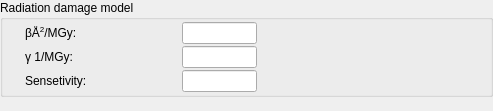
<?xml version="1.0" encoding="UTF-8"?>
<ui version="4.0">
 <class>RadiationDamageModelWidgetLayout</class>
 <widget class="QWidget" name="RadiationDamageModelWidgetLayout">
  <property name="geometry">
   <rect>
    <x>0</x>
    <y>0</y>
    <width>493</width>
    <height>111</height>
   </rect>
  </property>
  <property name="windowTitle">
   <string>RadiationDamageModelWidget</string>
  </property>
  <layout class="QVBoxLayout">
   <property name="spacing">
    <number>0</number>
   </property>
   <property name="margin">
    <number>0</number>
   </property>
   <item>
    <widget class="QGroupBox" name="main_groupbox">
     <property name="title">
      <string>Radiation damage model</string>
     </property>
     <layout class="QHBoxLayout">
      <property name="spacing">
       <number>2</number>
      </property>
      <property name="margin">
       <number>2</number>
      </property>
      <item>
       <spacer name="verticalSpacer">
        <property name="orientation">
         <enum>Qt::Vertical</enum>
        </property>
        <property name="sizeHint" stdset="0">
         <size>
          <width>20</width>
          <height>40</height>
         </size>
        </property>
       </spacer>
      </item>
      <item>
       <layout class="QHBoxLayout">
        <property name="spacing">
         <number>2</number>
        </property>
        <item>
         <layout class="QVBoxLayout">
          <property name="spacing">
           <number>2</number>
          </property>
          <item>
           <widget class="QLabel" name="beta_over_gray_label">
            <property name="text">
             <string>βÅ&lt;sup&gt;2&lt;/sup&gt;/MGy:</string>
            </property>
            <property name="wordWrap">
             <bool>false</bool>
            </property>
           </widget>
          </item>
          <item>
           <widget class="QLabel" name="gamma_over_gray_label">
            <property name="text">
             <string>γ 1/MGy:</string>
            </property>
            <property name="wordWrap">
             <bool>false</bool>
            </property>
           </widget>
          </item>
          <item>
           <widget class="QLabel" name="sensetivity_label">
            <property name="text">
             <string>Sensetivity:</string>
            </property>
            <property name="wordWrap">
             <bool>false</bool>
            </property>
           </widget>
          </item>
         </layout>
        </item>
        <item>
         <layout class="QVBoxLayout">
          <property name="spacing">
           <number>2</number>
          </property>
          <item>
           <widget class="QLineEdit" name="beta_over_gray_ledit">
            <property name="minimumSize">
             <size>
              <width>75</width>
              <height>0</height>
             </size>
            </property>
            <property name="maximumSize">
             <size>
              <width>50</width>
              <height>32767</height>
             </size>
            </property>
           </widget>
          </item>
          <item>
           <widget class="QLineEdit" name="gamma_over_gray_ledit">
            <property name="minimumSize">
             <size>
              <width>75</width>
              <height>0</height>
             </size>
            </property>
            <property name="maximumSize">
             <size>
              <width>50</width>
              <height>32767</height>
             </size>
            </property>
           </widget>
          </item>
          <item>
           <widget class="QLineEdit" name="sensetivity_ledit">
            <property name="minimumSize">
             <size>
              <width>75</width>
              <height>0</height>
             </size>
            </property>
            <property name="maximumSize">
             <size>
              <width>50</width>
              <height>32767</height>
             </size>
            </property>
           </widget>
          </item>
         </layout>
        </item>
       </layout>
      </item>
      <item>
       <spacer name="horizontalSpacer">
        <property name="orientation">
         <enum>Qt::Horizontal</enum>
        </property>
        <property name="sizeHint" stdset="0">
         <size>
          <width>40</width>
          <height>20</height>
         </size>
        </property>
       </spacer>
      </item>
     </layout>
    </widget>
   </item>
<item>
       <spacer name="verticalSpacer_2">
        <property name="orientation">
         <enum>Qt::Vertical</enum>
        </property>
        <property name="sizeHint" stdset="0">
         <size>
          <width>20</width>
          <height>40</height>
         </size>
        </property>
       </spacer>
      </item>


  </layout>
 </widget>
 <layoutdefault spacing="6" margin="11"/>
 <pixmapfunction>qPixmapFromMimeSource</pixmapfunction>
 <resources/>
 <connections/>
</ui>
